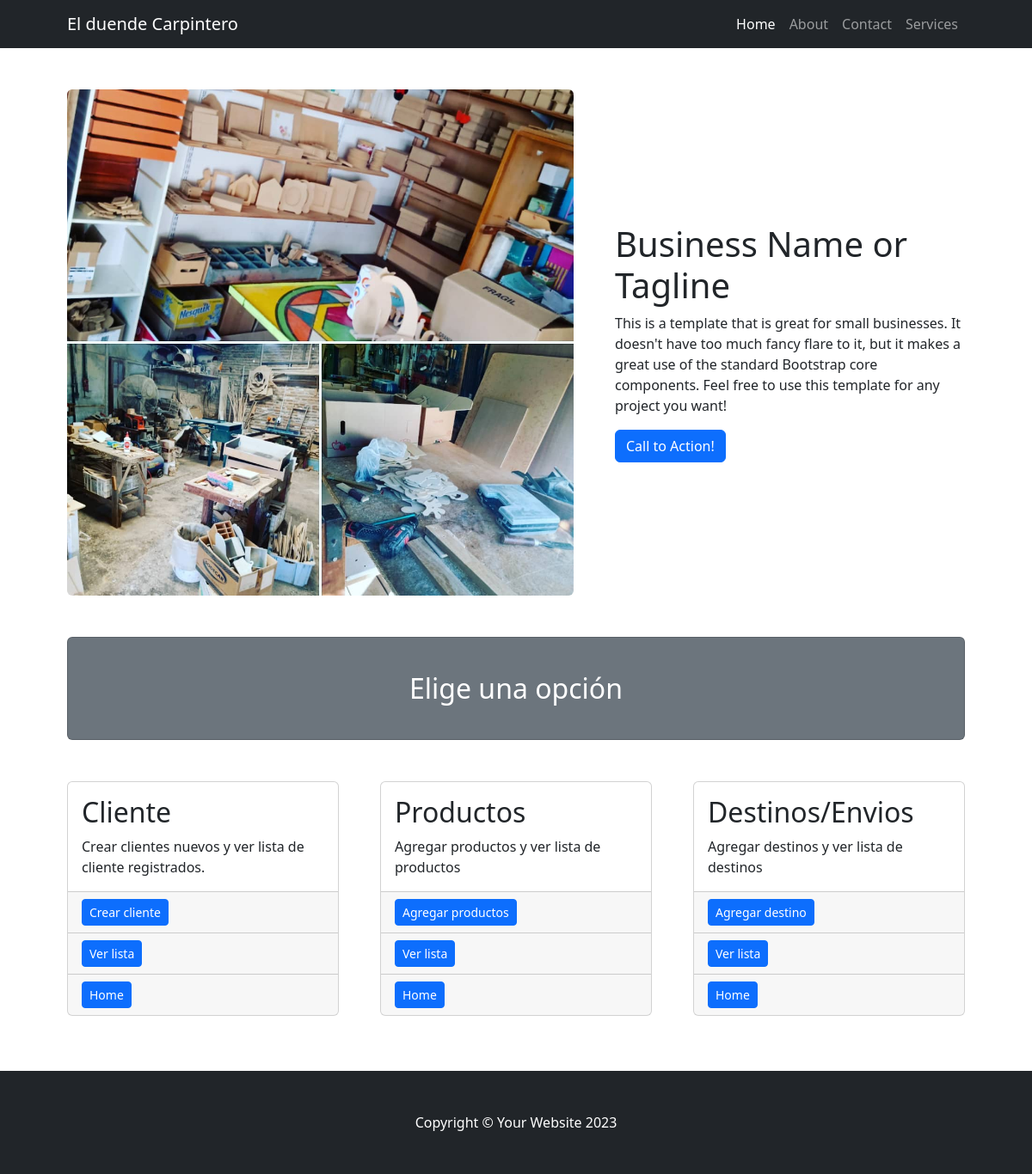
Page /productos/ on the earlier database version.
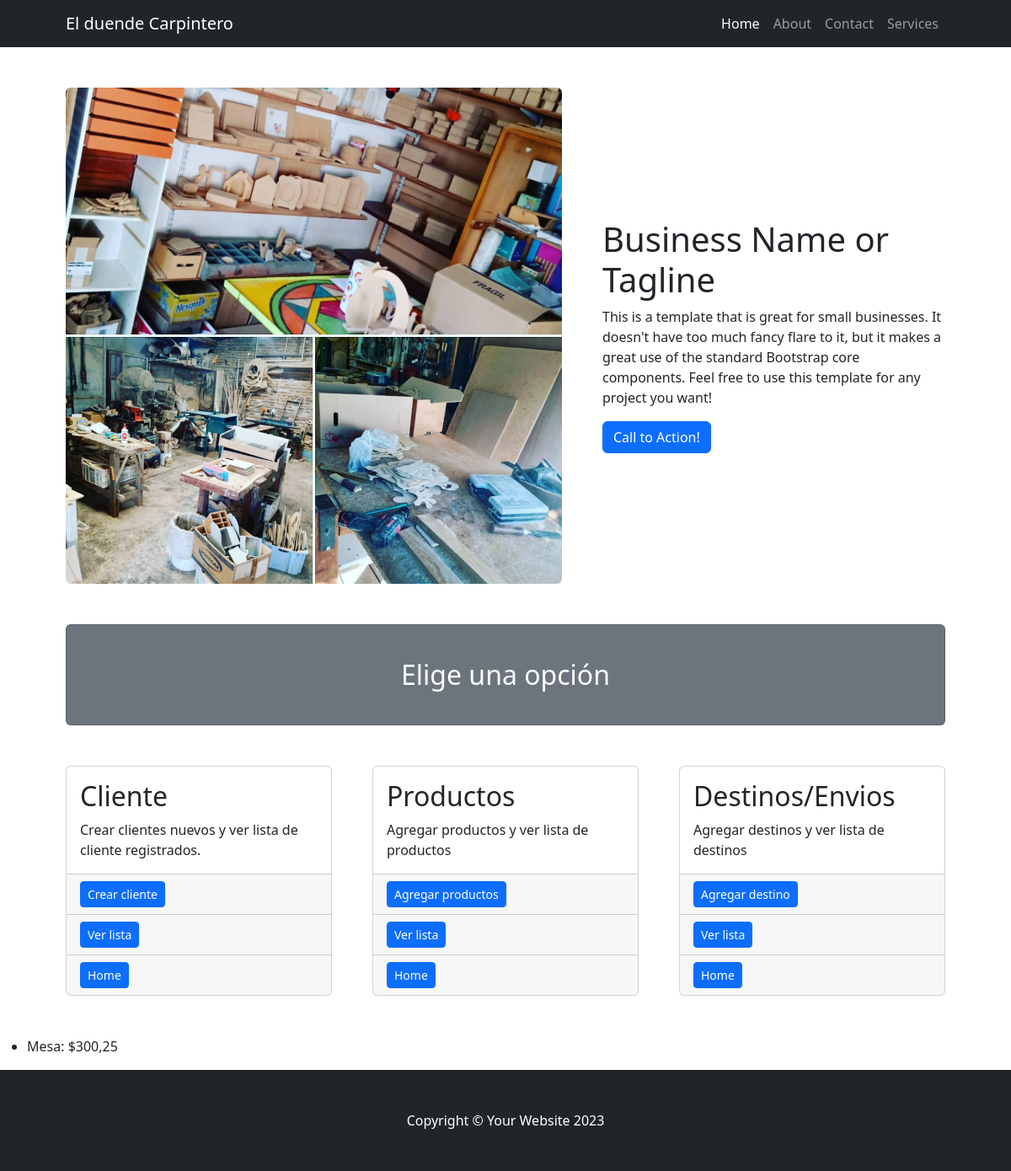
Same page on the later database version.
### productos/models.py (models this page shows, shortened)
class Producto(models.Model):
    nombre_producto = models.CharField(max_length=100)
    precio_producto = models.FloatField(max_length=10)

### productos/views.py (the view)
# urls.py: path("", views.index, name="index"),
def index(request):
    productos = models.Producto.objects.all()
    return render(request, "productos/index.html", {"productos": productos} )

### productos/templates/productos/index.html
{% extends 'home/base.html' %}
{% block content %}
    <ul>
        {% for productos in productos %}
            <li>{{ productos.nombre_producto }}: ${{ productos.precio_producto }}</li>
        {% endfor %}
    </ul>
{% endblock %}

Differences in the rows shown:
added Producto: nombre_producto "Mesa", precio_producto "300,25"
